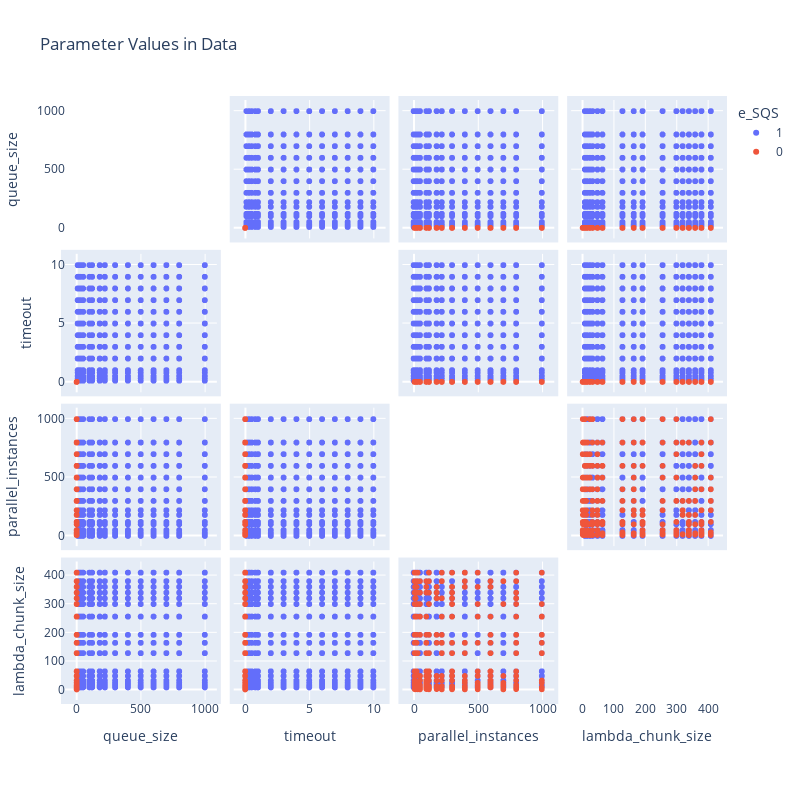

Notebook cell for this chart:
### Markdown cell above
## Parameter Information

### Code cell
parameter_names = ['queue_size', 'timeout','parallel_instances','lambda_chunk_size']
printParameterScatter(df, parameter_names= parameter_names, color_variable="e_SQS", plot_title="Parameter Values in Data")

### Figure 1 — Plotly figure (JSON) as saved in the notebook; plotly's stock layout.template omitted (floating-point values rounded to 4 significant figures; data arrays with more than 128 entries replaced by an {"elided": "..."} marker saying what was removed)
{"data": [{"diagonal": {"visible": false}, "dimensions": [{"axis": {"matches": true}, "label": "queue_size", "values": {"elided": "9999 int values"}}, {"axis": {"matches": true}, "label": "timeout", "values": {"elided": "9999 float values"}}, {"axis": {"matches": true}, "label": "parallel_instances", "values": {"elided": "9999 int values"}}, {"axis": {"matches": true}, "label": "lambda_chunk_size", "values": {"elided": "9999 int values"}}], "hovertemplate": "e_SQS=1<br>%{xaxis.title.text}=%{x}<br>%{yaxis.title.text}=%{y}<extra></extra>", "legendgroup": "1", "marker": {"color": "#636efa", "symbol": "circle"}, "name": "1", "showlegend": true, "type": "splom"}, {"diagonal": {"visible": false}, "dimensions": [{"axis": {"matches": true}, "label": "queue_size", "values": {"elided": "340 int values"}}, {"axis": {"matches": true}, "label": "timeout", "values": {"elided": "340 int values"}}, {"axis": {"matches": true}, "label": "parallel_instances", "values": {"elided": "340 int values"}}, {"axis": {"matches": true}, "label": "lambda_chunk_size", "values": {"elided": "340 int values"}}], "hovertemplate": "e_SQS=0<br>%{xaxis.title.text}=%{x}<br>%{yaxis.title.text}=%{y}<extra></extra>", "legendgroup": "0", "marker": {"color": "#EF553B", "symbol": "circle"}, "name": "0", "showlegend": true, "type": "splom"}], "layout": {"autosize": false, "dragmode": "select", "height": 800, "legend": {"title": {"text": "e_SQS"}, "tracegroupgap": 0}, "margin": {"b": 100, "l": 50, "pad": 4, "r": 50, "t": 100}, "title": {"text": "Parameter Values in Data"}, "width": 800}}
